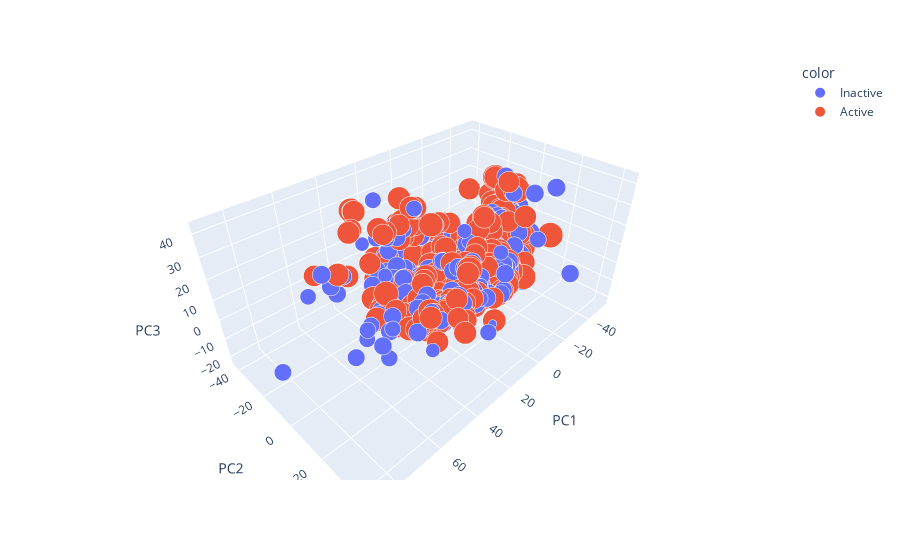

The cell this chart's notebook holds for it:
### Markdown cell above
# GRAFICO EM 3D DISTRIBUIÇÃO DAS MOLECULAS E AGRUPAÇÃO ESPECIES ATIVAS E INATIVAS

### Code cell
#GRAFICO PCA
import plotly.express as px
import plotly.graph_objects as go

dados=pd.DataFrame(T)
dados.columns=["PC"+str(i+1) for i in range(dados.shape[1])]

fig=px.scatter_3d(dados,x="PC1",y="PC2",z="PC3",
                  color=df_ML_2class.iloc[:,-1],
                  size=df_ML_2class.iloc[:,-2]*3.,
                  size_max=30,
                  opacity=1,
                  hover_data= [df_ML_2class.iloc[:,0],df_ML_2class.iloc[:,-1],df_ML_2class.iloc[:,10]]
                 )
fig.show()
#grafico em 3D tendo enconta a cor como a classificação inicial das especies entre ativas e inativas para tentar escolher
#o modelo de classificação segundo a distribuição dos dados

### Figure 1 — Plotly figure (JSON) as saved in the notebook; plotly's stock layout.template omitted (floating-point values rounded to 4 significant figures; data arrays with more than 128 entries replaced by an {"elided": "..."} marker saying what was removed)
{"data": [{"customdata": {"elided": "888x3 mixed values"}, "hovertemplate": "color=Inactive<br>PC1=%{x}<br>PC2=%{y}<br>PC3=%{z}<br>size=%{marker.size}<br>hover_data_0=%{customdata[0]}<br>hover_data_1=%{customdata[1]}<br>hover_data_2=%{customdata[2]}<extra></extra>", "legendgroup": "Inactive", "marker": {"color": "#636efa", "opacity": 1, "size": {"elided": "888 float values"}, "sizemode": "area", "sizeref": 0.04667, "symbol": "circle"}, "mode": "markers", "name": "Inactive", "scene": "scene", "showlegend": true, "type": "scatter3d", "x": {"elided": "888 float values"}, "y": {"elided": "888 float values"}, "z": {"elided": "888 float values"}}, {"customdata": {"elided": "734x3 mixed values"}, "hovertemplate": "color=Active<br>PC1=%{x}<br>PC2=%{y}<br>PC3=%{z}<br>size=%{marker.size}<br>hover_data_0=%{customdata[0]}<br>hover_data_1=%{customdata[1]}<br>hover_data_2=%{customdata[2]}<extra></extra>", "legendgroup": "Active", "marker": {"color": "#EF553B", "opacity": 1, "size": {"elided": "734 float values"}, "sizemode": "area", "sizeref": 0.04667, "symbol": "circle"}, "mode": "markers", "name": "Active", "scene": "scene", "showlegend": true, "type": "scatter3d", "x": {"elided": "734 float values"}, "y": {"elided": "734 float values"}, "z": {"elided": "734 float values"}}], "layout": {"legend": {"itemsizing": "constant", "title": {"text": "color"}, "tracegroupgap": 0}, "margin": {"t": 60}, "scene": {"domain": {"x": [0, 1], "y": [0, 1]}, "xaxis": {"title": {"text": "PC1"}}, "yaxis": {"title": {"text": "PC2"}}, "zaxis": {"title": {"text": "PC3"}}}}}
